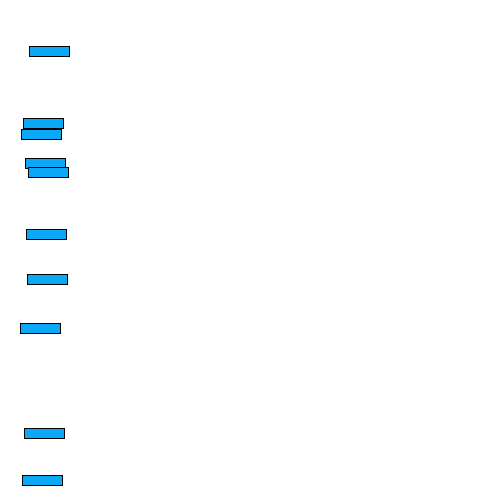
Frame 1 (no input)
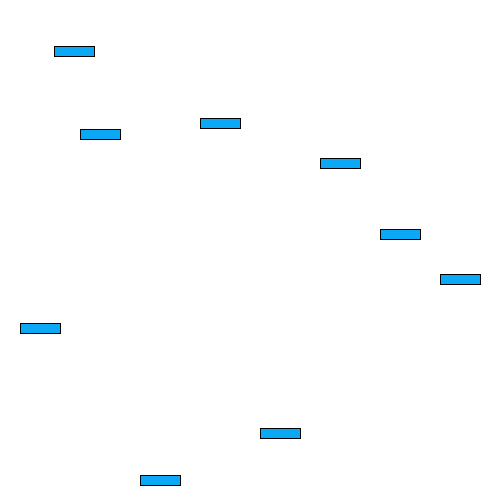
Frame 60 (the mouse pressed at the canvas centre just before this capture)
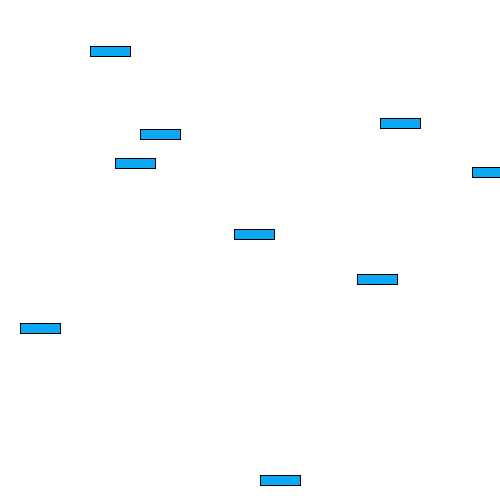
Frame 120 (the mouse held since frame 60 and released just before this capture)

The Processing sketch that drew these frames (run headless with seeded random() and noise(); from frame 60 on, the mouse is pressed at the canvas centre):

// Processing sketch: sketch_105
// ── sketch_105.pde
// fun programming #105
// oop means object oriented progamming

// create an array for cars
Car[] cars = new Car[10];

void setup() {
	size(500, 500);
	// .length adjusts to amount in Car[100] array
	// loop creates 100 cars
	for(int i=0; i<cars.length; i++) {
		cars[i] = new Car(20, random(height), #0AA8F5);
		}
}

void draw() {
	background(255);
	for (int i=0; i <cars.length; i++) {
		cars[i].drive(i);
	}
}
// ── car.pde
// fun programming #104
// oop means object oriented progamming

class Car {
	float x;
	float y;
	color c;

	// function has the same name as the class is called a constructor 
	Car(float carx, float cary, color carcolor) {
		x = carx;
		y = cary;
		c = carcolor;
	}

	// called from sketch_104.pde
	void drive (int speed) {
	x = x + speed;
	// keeps cars inside screen
	if(x > width) {
		x = 0;
	}
	fill(c);
	rect(x, y, 40, 10); 
	}
}
